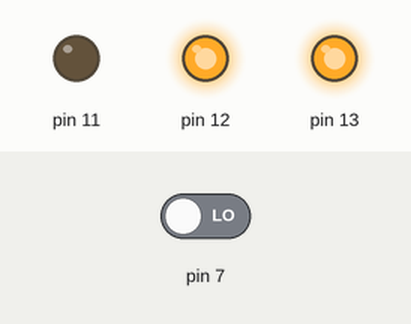
Recording of a sketch running on a simulated Arduino Uno, built with avr-gcc and run on an emulated ATmega328P. Parts: output pins drawn as LEDs (lit = HIGH). Inputs (shaded band) come from the test bench; at power-on: pin 7 LOW.

Above: at 1.2 s.
1.3 s: pin 7 driven HIGH
At 1.8 s:
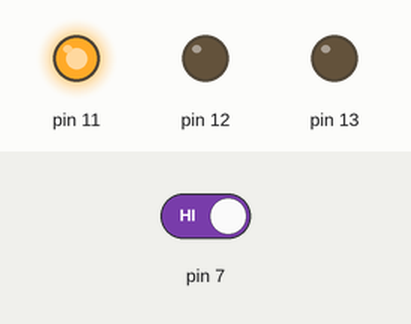
Timing chart, 0 to 4.3 s (numbered marks = the images above; inputs shaded):
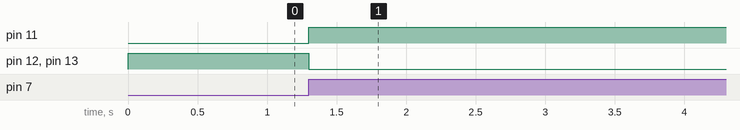

Measured:
- after the input at 1.3 s, pin 11: LOW → HIGH at once; pin 12, pin 13: HIGH → LOW at once

The sketch:

codigo.ino
```cpp
int rojo = 0;
int last_pos = 0;
int pos = 0;
int cambiar = 0;

void setup()
{
  //Pines usados para los leds
  pinMode(13, OUTPUT);
  pinMode(12, OUTPUT);
  pinMode(11, OUTPUT);

  //Pin en el que recibiremos la señal del interruptor
  pinMode(7, INPUT);

  //Establecemos el estado inicial (Rojo apagado, verde y amarillo encendidos)
  digitalWrite(13, HIGH);
  digitalWrite(12, HIGH);
  digitalWrite(11, LOW);
}

void loop()
{
  pos = digitalRead(7);

  //Comprobamos si el botón ha sido pulsado (Ya que la señal que se recibe es distinta a la última y esta señal es HIGH, es decir, esta siendo pulsado)
  //Si solo comprobaramos si el botón manda la señal HIGH, estaríamos cambiando los colores constantemente mientras mantenemos pulsado el botón
  if (pos != last_pos and pos == HIGH){
  	cambiar = 1;
  }
  else{
  	cambiar = 0;
  }

  //Cambiamos los leds que han de estar encendidos
  if (cambiar){
    if (rojo == 0){
      rojo = 1;
    }
    else{
      rojo = 0;
    }

    if (rojo == 1){
      digitalWrite(13, LOW);
      digitalWrite(12, LOW);
      digitalWrite(11, HIGH);
    }
    else{
      digitalWrite(13, HIGH);
      digitalWrite(12, HIGH);
      digitalWrite(11, LOW);
    }
  }

  last_pos = pos;

}
```
